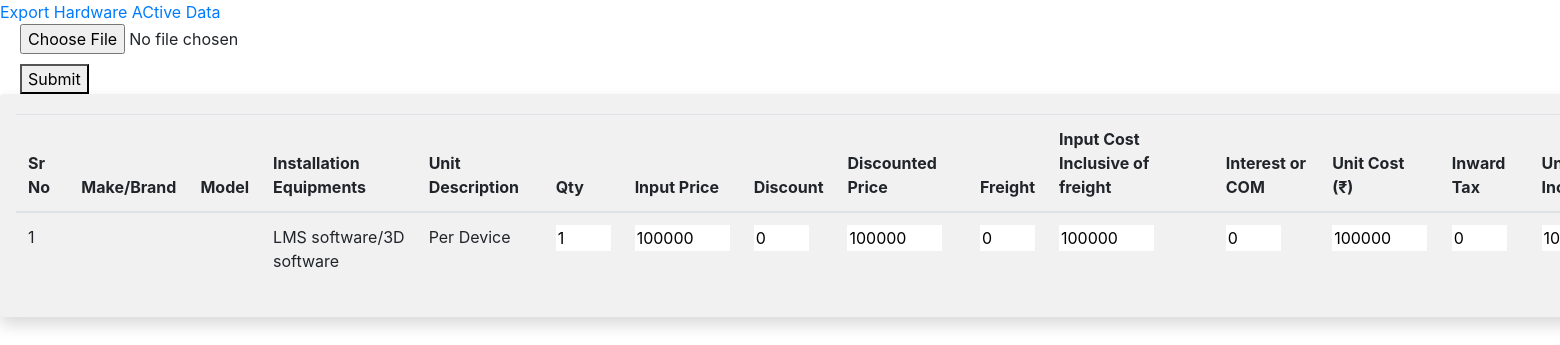
The page /admins/hardwarethirdpartyinstall/ on the database as committed earlier.
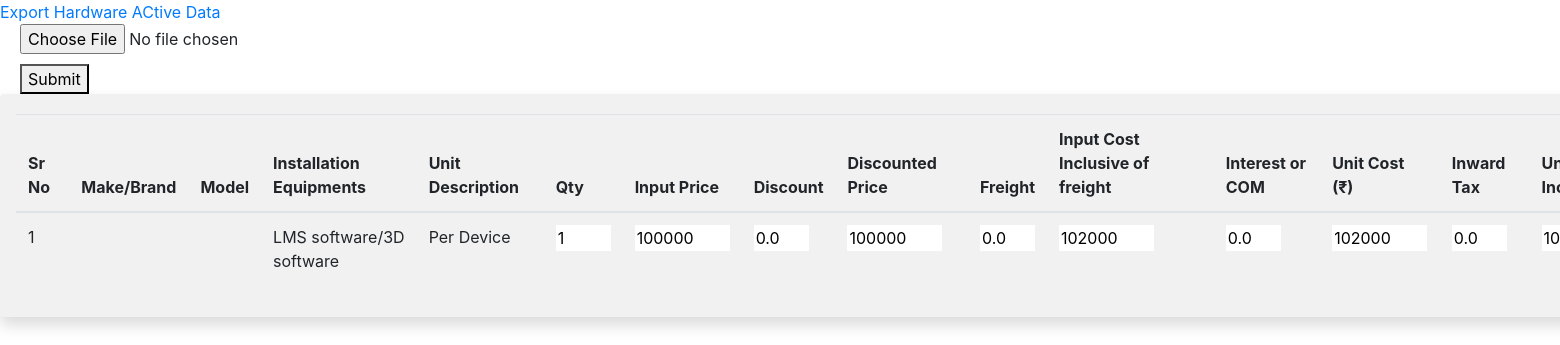
The same page on the database as committed later.
### Admin1/models.py (models this page shows)
class InputConfiguration(models.Model):
    sr_no=models.AutoField(primary_key=True)
    desc=models.CharField(max_length=500)
    ft_hardware=models.FloatField()
    active=models.FloatField()
    passive=models.FloatField()
    ddcsensor=models.FloatField()
    thirdparty=models.FloatField()
    cabpiptray=models.FloatField()
    ft_hardware1=models.FloatField()
    active1=models.FloatField()
    passive1=models.FloatField()
    ddcsensor1=models.FloatField()
    thirdparty1=models.FloatField()
    cabpiptray1=models.FloatField()
    ftmandayeffort=models.FloatField()
    othersmicffort=models.FloatField()
    ft2=models.FloatField()
    ft3=models.FloatField()
    ft4=models.FloatField()

class HardWareThirdPartyInstall(models.Model):
    sr_no=models.AutoField(primary_key=True)
    MakeBrand=models.CharField(max_length=500)
    Model=models.CharField(max_length=500)
    InstallationEquipments=models.CharField(max_length=500)
    UnitDescription=models.CharField(max_length=500)
    Qty=models.IntegerField()
    InputPrice =models.IntegerField()
    Discount=models.IntegerField()
    DiscountedPrice=models.IntegerField()
    Freight=models.IntegerField()
    InputCostInclusiveoffreight=models.IntegerField()
    InterestCOM=models.IntegerField()
    UnitCost=models.IntegerField()
    InwardTax=models.IntegerField()
    UnitCostInclusiveofRisk=models.IntegerField()
    ContigencyPercentage=models.IntegerField()
    UnitCostInclusiveofContigency=models.IntegerField()
    Margin=models.IntegerField()
    Unit_Price=models.IntegerField()
    WarrantyCharges=models.IntegerField()
    UnitPrice=models.IntegerField()
    InsuranceCharges =models.IntegerField()
    ListPricewithoutRoundup =models.IntegerField()
    ListPricewithRoundedup =models.IntegerField()

### Admin1/views.py (the view)
# urls.py: path('hardwarethirdpartyinstall/',views.hardwarethirdpartyinstall,name='hardwarethirdpartyinstall'),
def hardwarethirdpartyinstall(request):
	entries=HardWareThirdPartyInstall.objects.all()
	context=fetchdata()
	context['entries']=entries
	return render(request,'Admin1/hardwarethirdpartyinstall.html',context)

### Admin1/views.py (called while the page is built)
def fetchdata():
	context={}
	InputConfigurations=InputConfiguration.objects.all()
	for i in range(len(InputConfigurations)):
		context[f"InputConfigurations{i+1}"]=InputConfigurations[i]
	return context

### templates/Admin1/hardwarethirdpartyinstall.html (shortened to what the changed rows need)
<!DOCTYPE html>
<html lang="en">
<head>
    <link rel="stylesheet" href="https://cdn.jsdelivr.net/npm/bootstrap@4.1.3/dist/css/bootstrap.min.css"
>
</head>
<body>
    <div style="width:3000px;background-color: rgb(241, 241, 241);" class="shadow p-3 mb-5 rounded">
        <form class="my-1">
            <table class="table">
                <thead>
                    <tr>
                        <th>Sr No</th>
                        <th>Make/Brand</th>
                        <th>Model</th>
                        <th>Installation Equipments</th>
                        <th>Unit Description</th>
                        <th>Qty</th>
                        <th>Input Price </th>
                        <th>Discount</th>
                        <th>Discounted Price</th>
                        <th>Freight</th>
                        <th>Input Cost Inclusive of freight</th>
                        <th>Interest or COM</th>
                        <th>Unit Cost (₹)</th>
                        <th>Inward Tax</th>
                        <th>Unit Cost Inclusive of Risk</th>
                    </tr>
                </thead>
                <tbody>
                    {% for entry in entries %}
                    <tr>
                        <td>{{entry.sr_no}}</td>
                        <td>{{entry.MakeBrand}}</td>
                        <td>{{entry.Model}}</td>
                        <td>{{entry.InstallationEquipments}}</td>
                        <td>{{entry.UnitDescription}}</td>
                        <th><input onchange="abcd(event)" class="{{entry.sr_no}}" id="{{entry.sr_no}}Qty" style="width: 55px;border:none" value="{{entry.Qty}}"
                                    type="number"></th>
                        <th><input onchange="efgh(event)" class="{{entry.sr_no}}" id="{{entry.sr_no}}InputPrice" style="width: 95px;border:none"  value="{{entry.InputPrice}}"
                                    type="number"></th>
                        <th><input  id="{{entry.sr_no}}Discount" style="width: 55px;border:none" readonly="true" value="{{InputConfigurations1.thirdparty1}}"
                                    type="number"></th>
                        <th><input  id="{{entry.sr_no}}DiscountedPrice" style="width: 95px;border:none" readonly="true" value="{{entry.DiscountedPrice}}"
                                    type="number"></th>
                        <th><input  id="{{entry.sr_no}}Freight" style="width: 55px;border:none" readonly="true" value="{{InputConfigurations2.thirdparty1}}"
                                    type="number"></th>
                        <th><input  id="{{entry.sr_no}}InputCostInclusiveoffreight" style="width: 95px;border:none" readonly="true" value="{{entry.InputCostInclusiveoffreight}}"
                                    type="number"></th>
                        <th><input  id="{{entry.sr_no}}InterestCOM" style="width: 55px;border:none" readonly="true" value="{{InputConfigurations3.thirdparty1}}"
                                    type="number"></th>
                        <th><input  id="{{entry.sr_no}}UnitCost" style="width: 95px;border:none" readonly="true" value="{{entry.UnitCost}}"
                                    type="number"></th>
                        <th><input  id="{{entry.sr_no}}InwardTax" style="width: 55px;border:none" readonly="true" value="{{InputConfigurations4.thirdparty1}}"
                                    type="number"></th>
                        <th><input  id="{{entry.sr_no}}UnitCostInclusiveofRisk" style="width: 95px;border:none" readonly="true" value="{{entry.UnitCostInclusiveofRisk}}"
                                    type="number"></th>
                    </tr>
                    {% endfor %}
                </tbody>
            </table>
        </form>
    </div>
</body>
</html>

Rows that differ between the two databases and show on the page:
changed HardWareThirdPartyInstall "LMS software/3D software": InputCostInclusiveoffreight "100000" → "102000"; UnitCost "100000" → "102000"; UnitCostInclusiveofRisk "100000" → "102000"
computed for InputConfiguration (number 1 of 4 on the later page): thirdparty1 "0" → "0.0"
computed for InputConfiguration (number 2 of 4 on the later page): thirdparty1 "0" → "0.0"
computed for InputConfiguration (number 3 of 4 on the later page): thirdparty1 "0" → "0.0"
computed for InputConfiguration (number 4 of 4 on the later page): thirdparty1 "0" → "0.0"
